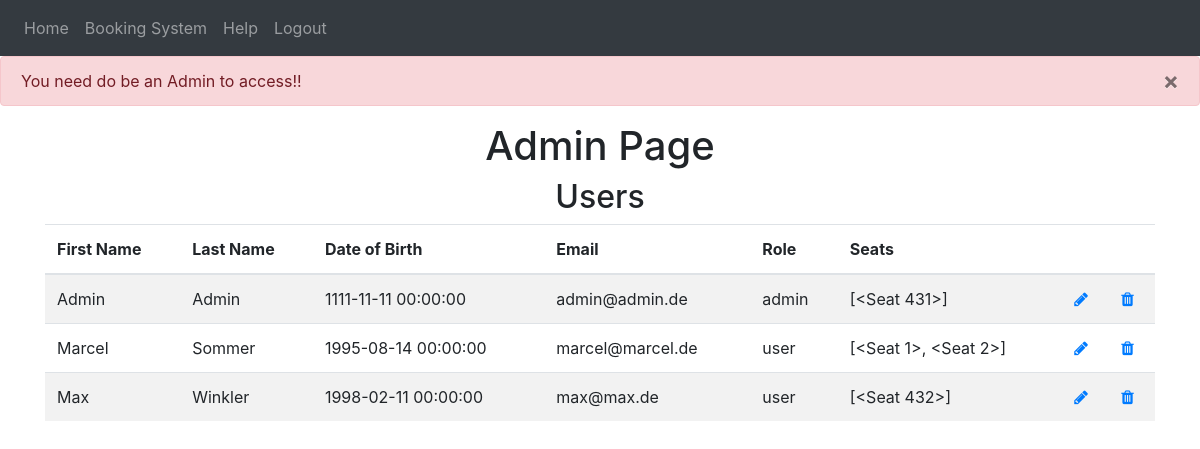
The app's page /admin-area/user (signed in) with its own data.
### website/models.py (models this page shows)
class User(db.Model, UserMixin):
    id = db.Column(db.Integer, primary_key=True)
    email = db.Column(db.String(150), unique=True)
    password = db.Column(db.String(150))
    first_name = db.Column(db.String(150))
    last_name = db.Column(db.String(150))
    birth_date = db.Column(db.DateTime)
    role = db.Column(db.String(10))
    seats = db.relationship('Seat')

### website/admin.py (the view)
@admins.route('/user', methods=['GET', 'POST'])
@login_required
def admin_user():
    admin = admin_user_checker(current_user)
    if admin:
        users = User.query.all()
        return render_template('admin_user.html', user=current_user, users=users)

### website/__init__.py (called while the page is built)
def create_app():
    from .views import views
    from .auth import auth
    from .admin import admins
    from .models import User, Seat
    app = Flask(__name__)
    app.config['SECRET_KEY'] = 'secret'
    app.config['SQLALCHEMY_DATABASE_URI'] = f'sqlite:///{DB_NAME}'
    app.config['FLASK_ADMIN_SWATCH'] = 'cerulean'
    app.register_blueprint(views, url_prefix='/')
    app.register_blueprint(auth, url_prefix='/')
    app.register_blueprint(admins, url_prefix='/admin-area')
    db.init_app(app)
    create_database(app)
    login_manager = LoginManager()
    login_manager.login_view = 'auth.login'
    login_manager.init_app(app)
    @login_manager.user_loader
    def load_user(id):
        return User.query.get(int(id))
    return app

### website/python_scripts.py (called while the page is built)
def admin_user_checker(current_user):
    if current_user.role == 'admin':
        return True
    else:
        flash('You need do be an Admin to access!!', category='error')
        return redirect(url_for('views.home'))

### website/templates/admin_user.html
{% extends "base.html" %} {% block title %}Admin{% endblock %}
{% block content%}
<h1 align="center">Admin Page</h1>
<h2 align="center">Users</h2>
<table class="table table-striped" id="users">
    <thead>
        <tr>
        <th scope="col">First Name</th>
        <th scope="col">Last Name</th>
        <th scope="col">Date of Birth</th>
        <th scope="col">Email</th>
        <th scope="col">Role</th>
        <th scope="col">Seats</th>
        <th scope="col"></th>
        <th scope="col"></th>
        </tr>
    </thead>
    <tbody>
        {% for user in users %}
        <tr>
        <td>{{user.first_name}}</td>
        <td>{{user.last_name}} </td>
        <td>{{user.birth_date}}</td>
        <td>{{user.email}}</td>
        <td>{{user.role}}</td>
        <td>{{user.seats}}</td>
        <td><a class="icon" href="{{url_for('admins.update_user', id=user.id)}}" >
            <span class="fa fa-pencil glyphicon glyphicon-pencil"></span></a></td>
        <td><a class="icon" href="{{url_for('admins.delete_user', id=user.id)}}">
            <span class="fa fa-trash glyphicon glyphicon-trash"></span>
        </a></td>
        </tr>
        {% endfor %}
    </tbody>
</table>
{% endblock %}

### website/templates/base.html (shortened to what this page needs)
<!DOCTYPE html>
<html>
  <head>
    <link
      rel="stylesheet"
      href="https://cdn.jsdelivr.net/npm/bootstrap@4.0.0/dist/css/bootstrap.min.css"
/>
    <link
      rel="stylesheet"
      href="https://stackpath.bootstrapcdn.com/font-awesome/4.7.0/css/font-awesome.min.css"
/>
  </head>
  <body>
    <nav class="navbar navbar-expand-lg navbar-dark bg-dark">
      <div class="collapse navbar-collapse" id="navbar">
        <div class="navbar-nav" role="tablist">
          {% if user.is_authenticated %}
          <a class="nav-item nav-link" id="home" href="/">Home</a>
          <a class="nav-item nav-link" id="bookingsystem" href="/bookingsystem">Booking System</a>
          <a class="nav-item nav-link" id="help" href="/help">Help</a>
          <a class="nav-item nav-link" id="logout" href="/logout">Logout</a>
          {% else %}
          <a class="nav-item nav-link" id="login" href="/login">Login</a>
          <a class="nav-item nav-link" id="signUp" href="/sign-up">Sign Up</a>
          {% endif %}
        </div>
      </div>
    </nav>
    {% with messages = get_flashed_messages(with_categories=true) %}
    {% if messages %}
    {% for category, message in messages %}
    {% if category == 'error' %}
    <div class="alert alert-danger alter-dismissable fade show" role="alert">
      {{ message }}
      <button type="button" class="close" data-dismiss="alert">
        <span aria-hidden="true">&times;</span>
      </button>
    </div>
    {% endif %} {% endfor %} {% endif %} {% endwith %}
    <div class="container">{% block content %} {% endblock %}</div>
  </body>
</html>

### records on screen
User: first_name "Admin", last_name "Admin", birth_date "1111-11-11 00:00:00", email "admin@admin.de", role "admin", seats "[<Seat 431>]"
User: first_name "Marcel", last_name "Sommer", birth_date "1995-08-14 00:00:00", email "marcel@marcel.de", role "user", seats "[<Seat 1>, <Seat 2>]"
User: first_name "Max", last_name "Winkler", birth_date "1998-02-11 00:00:00", email "max@max.de", role "user", seats "[<Seat 432>]"

### other values on screen
{{ message }} "You need do be an Admin to access!!"
